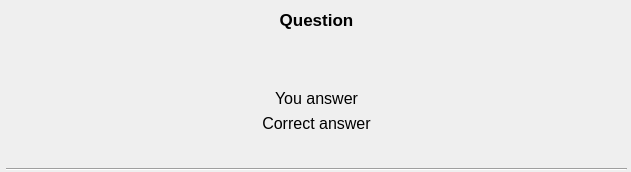
<?xml version="1.0" encoding="UTF-8"?>
<ui version="4.0">
 <class>PageWidget</class>
 <widget class="QWidget" name="PageWidget">
  <property name="geometry">
   <rect>
    <x>0</x>
    <y>0</y>
    <width>631</width>
    <height>172</height>
   </rect>
  </property>
  <property name="minimumSize">
   <size>
    <width>631</width>
    <height>172</height>
   </size>
  </property>
  <property name="windowTitle">
   <string>Form</string>
  </property>
  <widget class="QWidget" name="verticalLayoutWidget">
   <property name="geometry">
    <rect>
     <x>6</x>
     <y>10</y>
     <width>621</width>
     <height>161</height>
    </rect>
   </property>
   <layout class="QVBoxLayout" name="verticalLayout">
    <item>
     <spacer name="verticalSpacer">
      <property name="orientation">
       <enum>Qt::Vertical</enum>
      </property>
      <property name="sizeHint" stdset="0">
       <size>
        <width>20</width>
        <height>10</height>
       </size>
      </property>
     </spacer>
    </item>
    <item>
     <widget class="QLabel" name="questionLabel">
      <property name="minimumSize">
       <size>
        <width>610</width>
        <height>45</height>
       </size>
      </property>
      <property name="font">
       <font>
        <pointsize>13</pointsize>
        <weight>75</weight>
        <bold>true</bold>
       </font>
      </property>
      <property name="text">
       <string>Question</string>
      </property>
      <property name="textFormat">
       <enum>Qt::PlainText</enum>
      </property>
      <property name="alignment">
       <set>Qt::AlignHCenter|Qt::AlignTop</set>
      </property>
      <property name="wordWrap">
       <bool>true</bool>
      </property>
     </widget>
    </item>
    <item>
     <spacer name="verticalSpacer_2">
      <property name="orientation">
       <enum>Qt::Vertical</enum>
      </property>
      <property name="sizeHint" stdset="0">
       <size>
        <width>20</width>
        <height>40</height>
       </size>
      </property>
     </spacer>
    </item>
    <item>
     <widget class="QLabel" name="ansLabel">
      <property name="font">
       <font>
        <pointsize>12</pointsize>
       </font>
      </property>
      <property name="text">
       <string>You answer</string>
      </property>
      <property name="alignment">
       <set>Qt::AlignCenter</set>
      </property>
     </widget>
    </item>
    <item>
     <widget class="QLabel" name="correctLabel">
      <property name="font">
       <font>
        <pointsize>12</pointsize>
       </font>
      </property>
      <property name="text">
       <string>Correct answer</string>
      </property>
      <property name="alignment">
       <set>Qt::AlignCenter</set>
      </property>
     </widget>
    </item>
    <item>
     <spacer name="verticalSpacer_3">
      <property name="orientation">
       <enum>Qt::Vertical</enum>
      </property>
      <property name="sizeHint" stdset="0">
       <size>
        <width>20</width>
        <height>40</height>
       </size>
      </property>
     </spacer>
    </item>
    <item>
     <widget class="Line" name="line">
      <property name="orientation">
       <enum>Qt::Horizontal</enum>
      </property>
     </widget>
    </item>
   </layout>
  </widget>
 </widget>
 <resources/>
 <connections/>
</ui>
